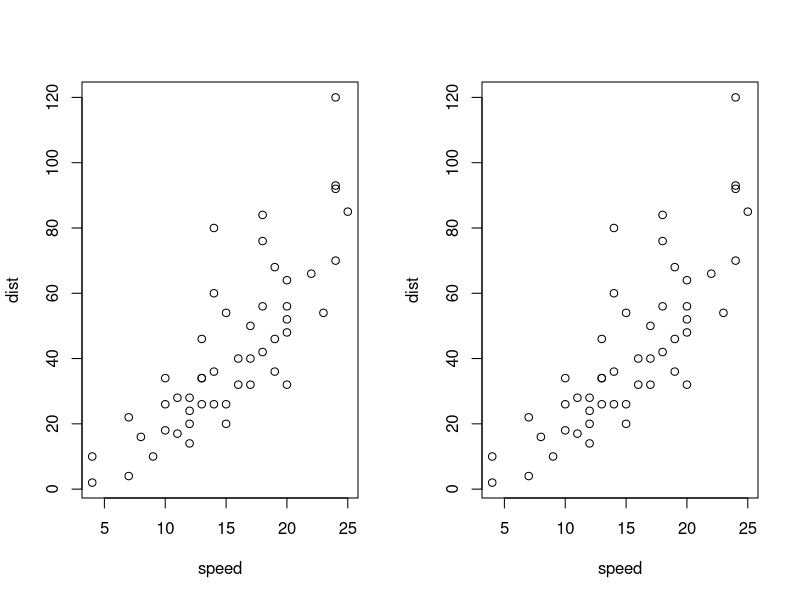

This figure's R source:
## ---- chunk 1
knitr::opts_chunk$set(echo = TRUE)

library(gridExtra)
## ---- chunk 2

par(mfrow=c(1,2))
    plot(cars)
    plot(cars)
    
    
## ---- chunk 3

A <- data.frame(a = c(1,2), b = c("hello world","hello human"))
colnames(A) <- c("$x^3$", "$\\lambda_3$")

knitr::kable(A, booktaps = TRUE,  escape = FALSE, align = 'c',
             caption = "**table 1:** Hey ho")
